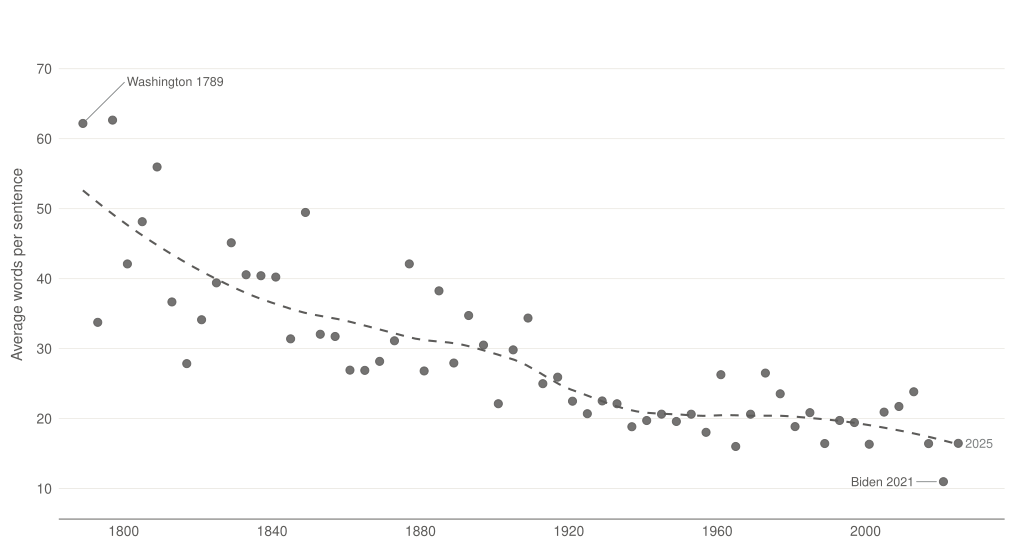

The script that saved this image:
# Task 9 v4 — Average sentence length in US inaugural addresses, 1789-2025.
#
# v4 vs v3:
#   * Lincoln 1865 annotation dropped. Two anchors (founding-father
#     baseline + modern minimum) carry the story; the rhetorical-pivot
#     midpoint was nice-to-have, not load-bearing, and the chart reads
#     cleaner without a third label crossing the trend.
#   * Washington 1789 label moved slightly up and left — closer to the
#     dot, sitting just above the early-1790s data points instead of
#     drifting out toward 1820.
#   * Biden 2021 label moved to the left of the dot at the same y
#     level, with a short leader segment back to the point.
#
# Data source: Quanteda built-in `data_corpus_inaugural`, exported once
# via data/task_09/export_corpus.R to data/task_09/inaugural_addresses.csv.

setwd("/Users/alexanderweber/Documents/hsg/6_semester/data_visualization_with_ai")

suppressPackageStartupMessages({
  library(dplyr)
  library(readr)
  library(stringr)
  library(quanteda)
  library(ggplot2)
  library(ggrepel)
})

source("design_system.R")
chart_family <- ""

# ---- Load -------------------------------------------------------------
raw <- read_csv("data/task_09/inaugural_addresses.csv", show_col_types = FALSE)

# ---- Per-address text statistics --------------------------------------
compute_stats <- function(txt) {
  corp_one <- corpus(txt)
  sents    <- corpus_reshape(corp_one, to = "sentences")
  toks     <- tokens(sents, remove_punct = TRUE, remove_symbols = TRUE,
                     remove_numbers = FALSE)
  n_sent   <- ndoc(sents)
  n_word   <- sum(ntoken(toks))
  tibble(n_sent = n_sent, n_word = n_word,
         avg_wps = n_word / n_sent)
}

stats <- raw %>%
  rowwise() %>%
  mutate(s = list(compute_stats(text))) %>%
  ungroup() %>%
  tidyr::unnest_wider(s) %>%
  select(year, president, first_name, party, n_word, n_sent, avg_wps)

cat("Stats summary:\n")
print(stats %>% summarise(min = min(avg_wps), median = median(avg_wps),
                          max = max(avg_wps)))

# ---- Annotation anchors -----------------------------------------------
# Two anchors only: founding-father baseline and modern minimum.
anchors <- tibble(
  year    = c(1789, 2021),
  label   = c("Washington 1789", "Biden 2021"),
  hjust   = c(0,    1),
  vjust   = c(0.5,  0.5),
  nudge_x = c(12,  -8),
  nudge_y = c( 6,   0)
)

ann <- stats %>% inner_join(anchors, by = "year")
cat("\nAnnotation anchor values:\n"); print(ann)

# Endpoint marker for 2025 (most recent observation).
endpoint <- stats %>% filter(year == max(year))

# ---- Plot -------------------------------------------------------------
x_breaks <- c(1800, 1840, 1880, 1920, 1960, 2000)
y_breaks <- seq(10, 70, by = 10)

p <- ggplot(stats, aes(x = year, y = avg_wps)) +
  geom_smooth(method = "loess", span = 0.55, se = FALSE,
              color = pg_palette$alloy, linewidth = 0.7,
              linetype = "dashed") +
  geom_point(color = pg_palette$alloy, size = 2.4, alpha = 0.85) +
  geom_text_repel(data = ann, aes(label = label,
                                  hjust = hjust, vjust = vjust),
                  family = chart_family, size = 3.2,
                  color = pg_palette$alloy,
                  segment.color = pg_palette$dark_stone,
                  segment.size = 0.3,
                  box.padding = 0.4, point.padding = 0.5,
                  min.segment.length = 0,
                  nudge_x = ann$nudge_x,
                  nudge_y = ann$nudge_y,
                  force = 0.1, force_pull = 1,
                  seed = 17) +
  geom_text(data = endpoint, aes(label = "2025"),
            family = chart_family, size = 3.0,
            color = pg_palette$dark_stone,
            hjust = -0.25, vjust = 0.5) +
  scale_x_continuous(breaks = x_breaks,
                     limits = c(1785, 2035),
                     expand = expansion(mult = c(0.01, 0.01))) +
  scale_y_continuous(breaks = y_breaks,
                     limits = c(7, 75),
                     expand = expansion(mult = c(0.02, 0.05))) +
  labs(x = NULL, y = "Average words per sentence") +
  theme_pg(base_size = 11, base_family = chart_family) +
  theme(
    panel.grid.major.y = element_line(color = pg_palette$light_quartz,
                                      linewidth = 0.3),
    panel.grid.major.x = element_blank(),
    plot.margin = margin(t = 8, r = 14, b = 8, l = 8)
  )

out_pdf <- "iterations/task_09/v4/inaugural_sentence_length_v4.pdf"
ggsave(out_pdf, p, width = 26, height = 14, units = "cm", device = "pdf")
cat("\nSaved:", out_pdf, "\n")

write_csv(stats,
          "iterations/task_09/v4/inaugural_sentence_length_stats.csv")
